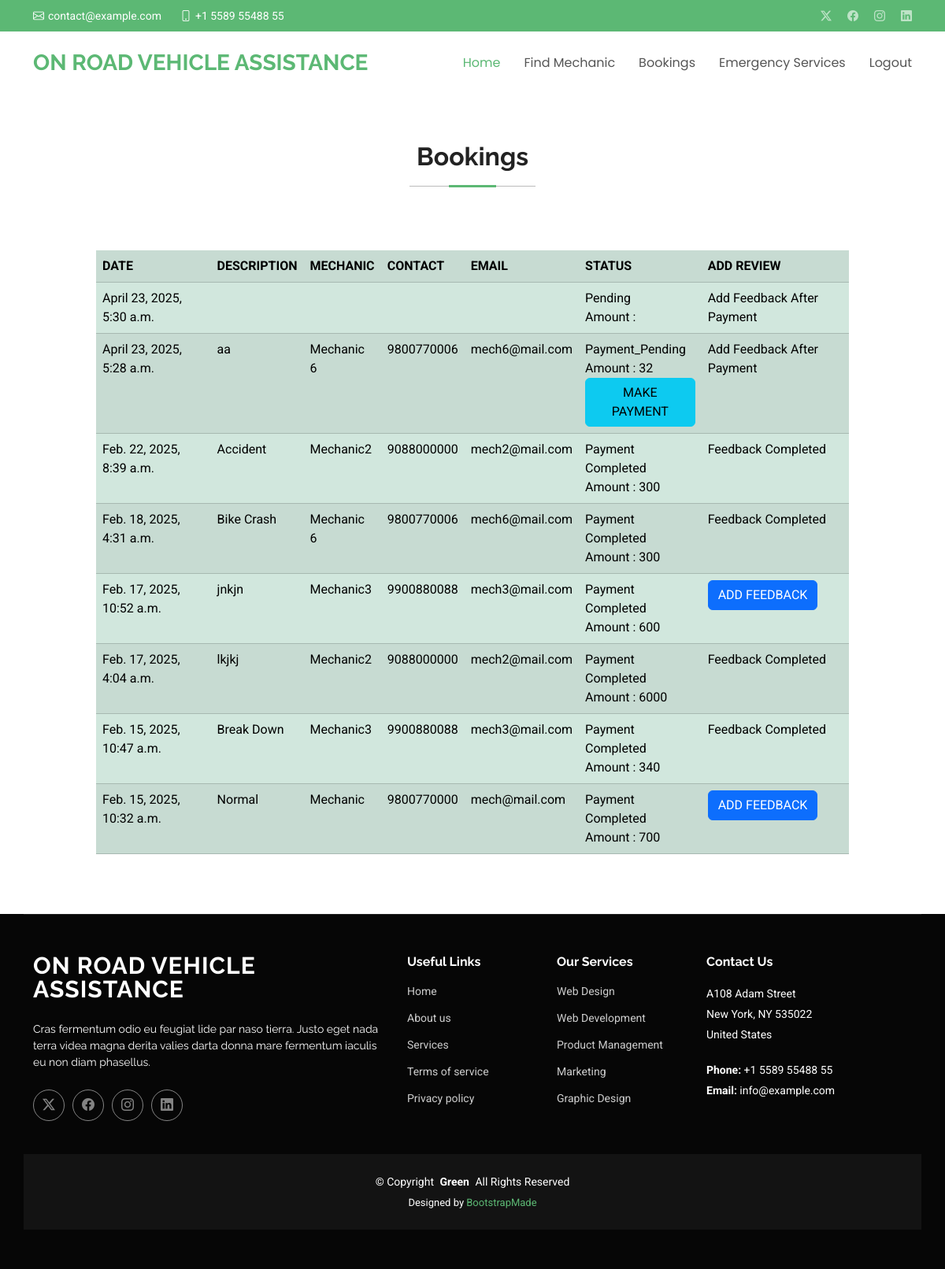
/custBookings (signed in), run on the app's committed database.
### on_road_app/models.py (models this page shows)
class Bookings(models.Model):
    date=models.DateTimeField(auto_now_add=True)
    mechanic=models.ForeignKey(Mechanic,on_delete=models.CASCADE,null=True)
    customer=models.ForeignKey(Customer,on_delete=models.CASCADE,null=True)
    lat=models.CharField(max_length=50)
    lon=models.CharField(max_length=50)
    estReachDist=models.CharField(max_length=100,default="-")
    estReachTime=models.CharField(max_length=100,default="-")
    status=models.CharField(max_length=50,default="Pending")
    rate=models.CharField(max_length=50)
    desc=models.CharField(max_length=50)
    review=models.BooleanField(default=False)

class Mechanic(models.Model):
    name=models.CharField(max_length=50)
    email=models.EmailField()
    phone=models.CharField(max_length=50)
    address=models.CharField(max_length=50)
    lat = models.CharField(max_length=50)
    lon = models.CharField(max_length=50)
    user=models.ForeignKey(User,on_delete=models.CASCADE)

### on_road_app/views.py (the view)
# urls.py: path('custBookings',views.custBookings),
def custBookings(request):
  uid=request.session['id']
  feedbacks=Feedback.objects.filter(booking__customer__id=uid).order_by("-id")
  data=Bookings.objects.filter(customer__id=uid).order_by("-id")
  return render(request,"custBookings.html",{"data":data})

### templates/custBookings.html (shortened to what this page needs)
<!DOCTYPE html>
<html lang="en">
<head>
  <link href="static/assets/vendor/bootstrap/css/bootstrap.min.css" rel="stylesheet">
  <link href="static/assets/vendor/bootstrap-icons/bootstrap-icons.css" rel="stylesheet">
  <link href="static/assets/vendor/aos/aos.css" rel="stylesheet">
  <link href="static/assets/vendor/glightbox/css/glightbox.min.css" rel="stylesheet">
  <link href="static/assets/vendor/swiper/swiper-bundle.min.css" rel="stylesheet">
  <link href="static/assets/css/main.css" rel="stylesheet">
</head>
<body class="index-page">
  <header id="header" class="header sticky-top">
    <div class="topbar d-flex align-items-center accent-background">
      <div class="container d-flex justify-content-center justify-content-md-between">
        <div class="contact-info d-flex align-items-center">
          <i class="bi bi-envelope d-flex align-items-center"><a href="mailto:contact@example.com">contact@example.com</a></i>
          <i class="bi bi-phone d-flex align-items-center ms-4"><span>+1 5589 55488 55</span></i>
        </div>
        <div class="social-links d-none d-md-flex align-items-center">
          <a href="#" class="twitter"><i class="bi bi-twitter-x"></i></a>
          <a href="#" class="facebook"><i class="bi bi-facebook"></i></a>
          <a href="#" class="instagram"><i class="bi bi-instagram"></i></a>
          <a href="#" class="linkedin"><i class="bi bi-linkedin"></i></a>
        </div>
      </div>
    </div>
    <div class="branding d-flex align-items-cente">
      <div class="container position-relative d-flex align-items-center justify-content-between">
        <a href="index.html" class="logo d-flex align-items-center">
          <h1 class="sitename">ON ROAD VEHICLE ASSISTANCE</h1>
        </a>
        <nav id="navmenu" class="navmenu">
          <ul>
            <li><a href="/custHome" class="active">Home</a></li>
            <li><a href="/custFindMech">Find Mechanic</a></li>
            <li><a href="/custBookings">Bookings</a></li>
            <li><a href="/custEmergency">Emergency Services</a></li>
            <li><a href="/login">Logout</a></li>
          </ul>
        </nav>
      </div>
    </div>
  </header>
  <main class="main">
    <section id="contact" class="contact section">
      <div class="container section-title" data-aos="fade-up">
        <h2>Bookings</h2>
      </div>
      <center>
        <div style="margin: 0 122px">
          <table class="table table-success table-hover table-striped">
            <tr>
                <th>DATE</th>
                <th>DESCRIPTION</th>
                <th>MECHANIC</th>
                <th>CONTACT</th>
                <th>EMAIL</th>
                <th>STATUS</th>
                <th>ADD REVIEW</th>
            </tr>
            {% for i in data %}
            <tr>
                <td>{{i.date}}</td>
                <td>{{i.desc}}</td>
                <td>{{i.mechanic.name}}</td>
                <td>{{i.mechanic.phone}}</td>
                <td>{{i.mechanic.email}}</td>
                <td>
                  {{i.status}} <br>
                  Amount : {{i.rate}} <br>
                  {% if i.status == "Payment_Pending" %}
                  <a href="/custMakePayment?id={{i.id}}" class="btn btn-info">MAKE PAYMENT</a>
                  {% endif %}
                </td>
                  {% if i.status == "Payment Completed" %}
                      {% if i.review == 1 %}
                      <td>
                        Feedback Completed
                      </td>
                      {% else %}
                      <td>
                        <a href="/custAddReview?bid={{i.id}}" class="btn btn-primary">ADD FEEDBACK</a>
                      </td>
                      {% endif %}
                  {% else %}
                  <td>
                    Add Feedback After Payment
                  </td>
                  {% endif%}
            </tr>
            {% endfor %}
        </table>
        </div>
      </center>
    </section>
  </main>
  <footer id="footer" class="footer dark-background">
    <div class="container footer-top">
      <div class="row gy-4">
        <div class="col-lg-5 col-md-12 footer-about">
          <a href="index.html" class="logo d-flex align-items-center">
            <span class="sitename">ON ROAD VEHICLE ASSISTANCE</span>
          </a>
          <p>Cras fermentum odio eu feugiat lide par naso tierra. Justo eget nada terra videa magna derita valies darta donna mare fermentum iaculis eu non diam phasellus.</p>
          <div class="social-links d-flex mt-4">
            <a href=""><i class="bi bi-twitter-x"></i></a>
            <a href=""><i class="bi bi-facebook"></i></a>
            <a href=""><i class="bi bi-instagram"></i></a>
            <a href=""><i class="bi bi-linkedin"></i></a>
          </div>
        </div>
        <div class="col-lg-2 col-6 footer-links">
          <h4>Useful Links</h4>
          <ul>
            <li><a href="#">Home</a></li>
            <li><a href="#">About us</a></li>
            <li><a href="#">Services</a></li>
            <li><a href="#">Terms of service</a></li>
            <li><a href="#">Privacy policy</a></li>
          </ul>
        </div>
        <div class="col-lg-2 col-6 footer-links">
          <h4>Our Services</h4>
          <ul>
            <li><a href="#">Web Design</a></li>
            <li><a href="#">Web Development</a></li>
            <li><a href="#">Product Management</a></li>
            <li><a href="#">Marketing</a></li>
            <li><a href="#">Graphic Design</a></li>
          </ul>
        </div>
        <div class="col-lg-3 col-md-12 footer-contact text-center text-md-start">
          <h4>Contact Us</h4>
          <p>A108 Adam Street</p>
          <p>New York, NY 535022</p>
          <p>United States</p>
          <p class="mt-4"><strong>Phone:</strong> <span>+1 5589 55488 55</span></p>
          <p><strong>Email:</strong> <span>info@example.com</span></p>
        </div>
      </div>
    </div>
    <div class="container copyright text-center mt-4">
      <p>© <span>Copyright</span> <strong class="px-1 sitename">Green</strong> <span>All Rights Reserved</span></p>
      <div class="credits">
        Designed by <a href="https://bootstrapmade.com/">BootstrapMade</a>
      </div>
    </div>
  </footer>
</body>
</html>

### templates/custBookings.html (style rules this page uses)
td,th { padding: 5px; }
html, body { height: 100%; margin: 0; padding: 0; }

### data on the page
Bookings: date "April 23, 2025, 5:30 a.m.", status "Pending", shows "Add Feedback After Payment"
Bookings: date "April 23, 2025, 5:28 a.m.", desc "aa", mechanic.name "Mechanic 6", mechanic.phone "9800770006", mechanic.email "mech6@mail.com", status "Payment_Pending", rate "32", shows "Add Feedback After Payment"
Bookings: date "Feb. 22, 2025, 8:39 a.m.", desc "Accident", mechanic.name "Mechanic2", mechanic.phone "9088000000", mechanic.email "mech2@mail.com", status "Payment Completed", rate "300", review "Feedback Completed"
Bookings: date "Feb. 18, 2025, 4:31 a.m.", desc "Bike Crash", mechanic.name "Mechanic 6", mechanic.phone "9800770006", mechanic.email "mech6@mail.com", status "Payment Completed", rate "300", review "Feedback Completed"
Bookings: date "Feb. 17, 2025, 10:52 a.m.", desc "jnkjn", mechanic.name "Mechanic3", mechanic.phone "9900880088", mechanic.email "mech3@mail.com", status "Payment Completed", rate "600"
Bookings: date "Feb. 17, 2025, 4:04 a.m.", desc "lkjkj", mechanic.name "Mechanic2", mechanic.phone "9088000000", mechanic.email "mech2@mail.com", status "Payment Completed", rate "6000", review "Feedback Completed"
Bookings: date "Feb. 15, 2025, 10:47 a.m.", desc "Break Down", mechanic.name "Mechanic3", mechanic.phone "9900880088", mechanic.email "mech3@mail.com", status "Payment Completed", rate "340", review "Feedback Completed"
Bookings: date "Feb. 15, 2025, 10:32 a.m.", desc "Normal", mechanic.name "Mechanic", mechanic.phone "9800770000", mechanic.email "mech@mail.com", status "Payment Completed", rate "700"
